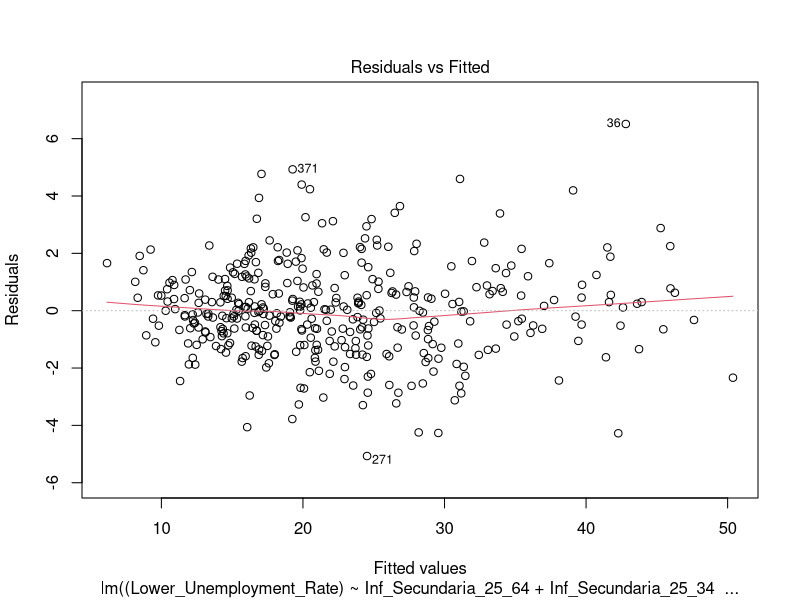
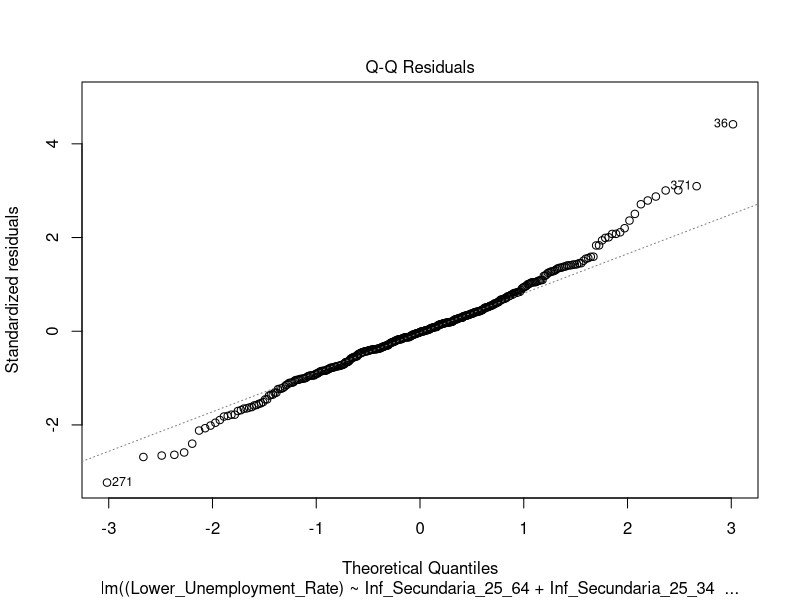
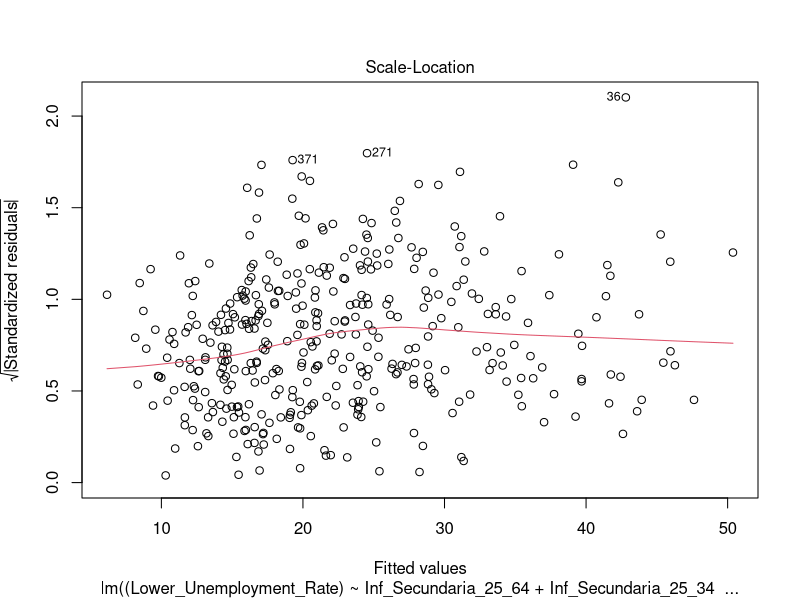
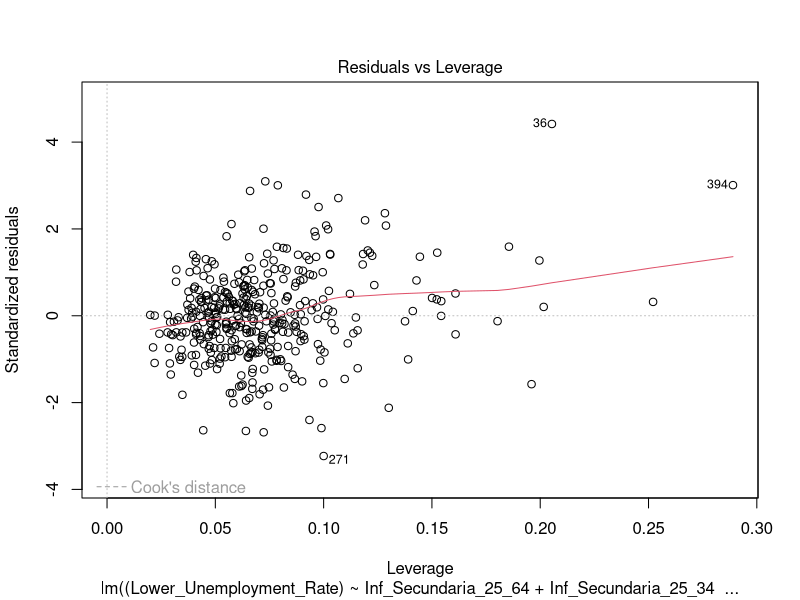
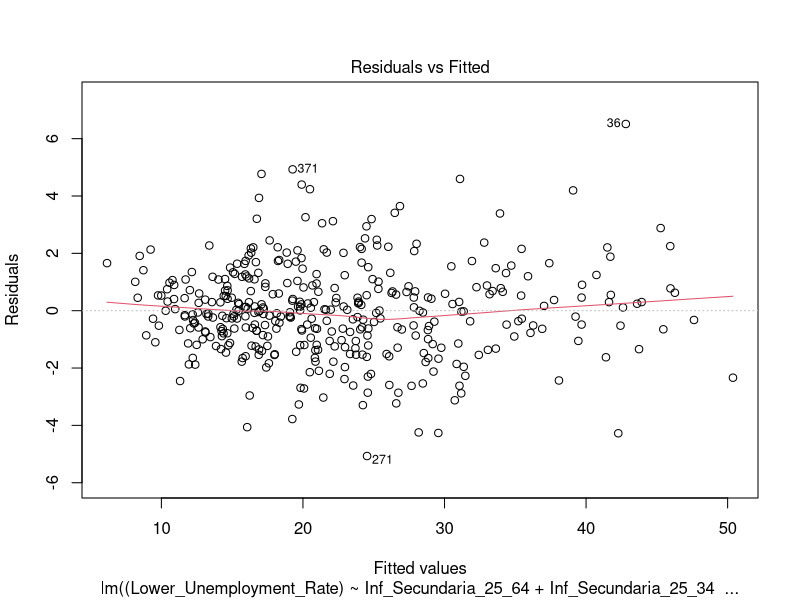
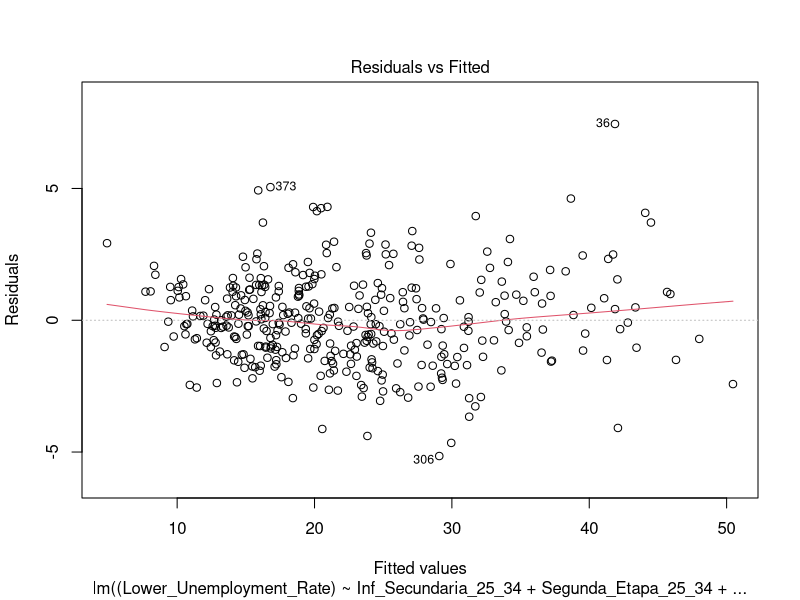
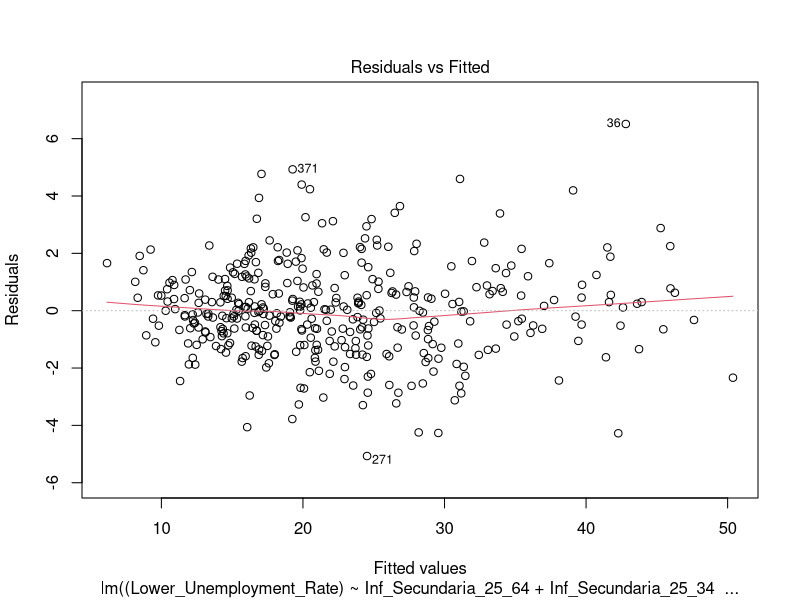
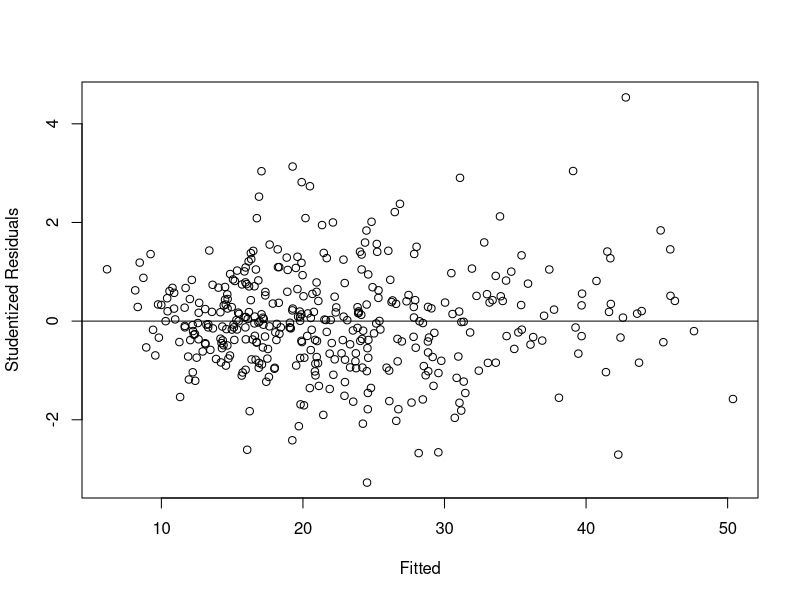

Reproduce these figures in R, in order.
#set the same seed
set.seed(123)

library(tidyverse)
library(dplyr)
library(MASS)


data1 <- read.csv("./dataset1.csv")
data2 <- read.csv("./dataset2.csv")

summary(data1)
summary(data2)

#names of columns
names(data1)
names(data2)

#Mixing both datasets
mixedDf <- inner_join(data1, data2, by = c("CCAA", "Sex", "Year"))
summary(mixedDf)
dim(mixedDf)

# Mod1 using F1
# Mod1 using F1
mod1 <- lm((Lower_Unemployment_Rate) ~ Inf_Secundaria_25_64 + Inf_Secundaria_25_34 + 
             Inf_Secundaria_55_64 + Segunda_Etapa_25_64 + Segunda_Etapa_25_34 + 
             Segunda_Etapa_55_64 + Superior_25_64 + Superior_25_34 + Superior_55_64 +
             Age12_Suitability + Age15_Suitability + Middle_Unemployment_Rate + 
             Upper_Unemployment_Rate + Lower_Emp_Rate_25_64 + Lower_Emp_Rate_25_34 +
             Middle_Emp_Rate_25_64 + Middle_Emp_Rate_25_34 + Upper_Emp_Rate_25_64 + 
             Upper_Emp_Rate_25_34 + Lower_Activity_Rate_25_64 + Lower_Activity_Rate_25_34 +
             Middle_Activity_Rate_25_64 + Middle_Activity_Rate_25_34 + 
             Upper_Activity_Rate_25_64 + Upper_Activity_Rate_25_34 + Sex + Year, data = mixedDf)


#Plotting mod1
plot(mod1)

# Summary 
summary(mod1)

#There are some variables with high p-value, we discard them
plot(mod1,1)
#Kind of a linear trend
#We chose a significance level of alpha=0.15
#Firstly, we will discard the high p-value variables
#Firstly, we will discard the high p-value variables
mod11 <- lm((Lower_Unemployment_Rate) ~ Inf_Secundaria_25_34 +
              Segunda_Etapa_25_34 + Superior_25_34 + Age12_Suitability + Age15_Suitability +
              Middle_Unemployment_Rate + Upper_Unemployment_Rate + Lower_Emp_Rate_25_64 + 
              Lower_Emp_Rate_25_34 + Middle_Emp_Rate_25_64 + Upper_Emp_Rate_25_64 + 
              Lower_Activity_Rate_25_64 + Lower_Activity_Rate_25_34 + Middle_Activity_Rate_25_64 +
            Upper_Activity_Rate_25_64 + Sex + Year, data = mixedDf)

summary(mod11)
plot(mod11,1)

#Distribution of the residuals
shapiro.test(residuals(mod11))
#Small p-value, then the residuals don't follow a normal distributio

######Checking for outliers######
plot(mod1,1)
stud_resids <- studres(mod1)
plot ( mod1$fitted.values , stud_resids,
       xlab ='Fitted', ylab ='Studentized Residuals')

res_stud <- rstudent(mod1)
outliers <- which(abs(res_stud) > 3)
# add horizontal line at 0
abline (0 , 0)

######Leverage points######
sort(cooks.distance(mod1))

#Distribution of the residuals
shapiro.test(residuals(mod1))

#confidence intervals
confint(mod11)

# Compare models using R square 
c(summary(mod1)$adj.r.squared, summary(mod11)$adj.r.squared)

# Compare models using AIC y BIC - lowest is better
AIC(mod1, mod11)
BIC(mod1, mod11)

#Divide the data
set.seed(123) 
n_total <- nrow(mixedDf)
#Training 80%
train_size <- floor(0.8 * n_total)

train_index <- sample(seq_len(n_total), size = train_size)

train_data <- mixedDf[train_index, ]  #80% Training
test_data  <- mixedDf[-train_index, ] #20% Testing

#mod11 with train_data
mod11_train <- lm(Lower_Unemployment_Rate ~ Inf_Secundaria_25_34 + 
                    Segunda_Etapa_25_34 + Superior_25_34 + Age12_Suitability + Age15_Suitability + 
                    Middle_Unemployment_Rate + Upper_Unemployment_Rate + Lower_Emp_Rate_25_64 + 
                    Lower_Emp_Rate_25_34 + Middle_Emp_Rate_25_64 + Upper_Emp_Rate_25_64 + 
                    Lower_Activity_Rate_25_64 + Lower_Activity_Rate_25_34 + Middle_Activity_Rate_25_64 + 
                    Upper_Activity_Rate_25_64 + Sex + Year, 
                  data = train_data)

#Confidence Interval
pred_confidence <- predict(mod11_train, newdata = test_data, interval = "confidence")

#Prediction Interval
pred_prediction <- predict(mod11_train, newdata = test_data, interval = "prediction")

#results 
head(pred_confidence)
head(pred_prediction)
